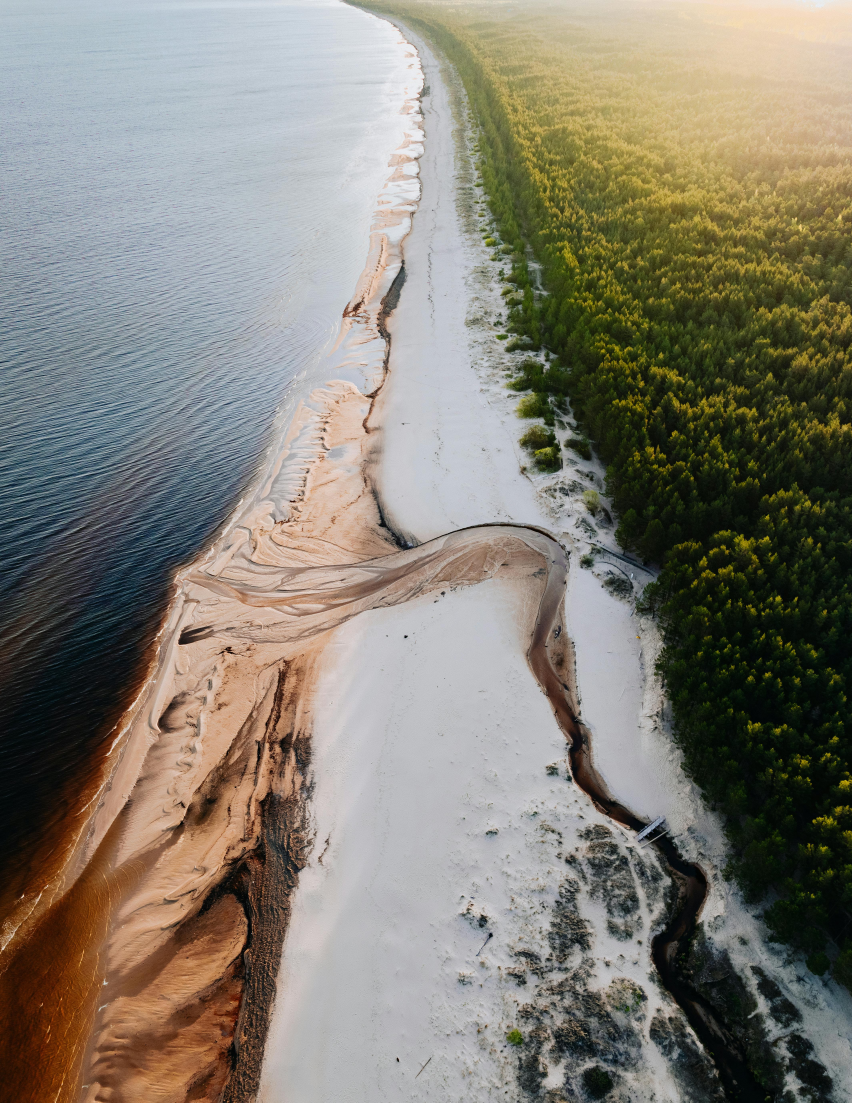
#> input picture ComputerVision/images/beach.jpg, 4260 x 5513 px (shown at 1/5 size)
$ python equalization_5.py
#> lines starting #> are read from the running program, lines starting #| are printed output that depends on the picture
import cv2 as cv
import numpy as np
import matplotlib.pyplot as plt

beach_image = cv.imread('images/beach.jpg', cv.IMREAD_GRAYSCALE)
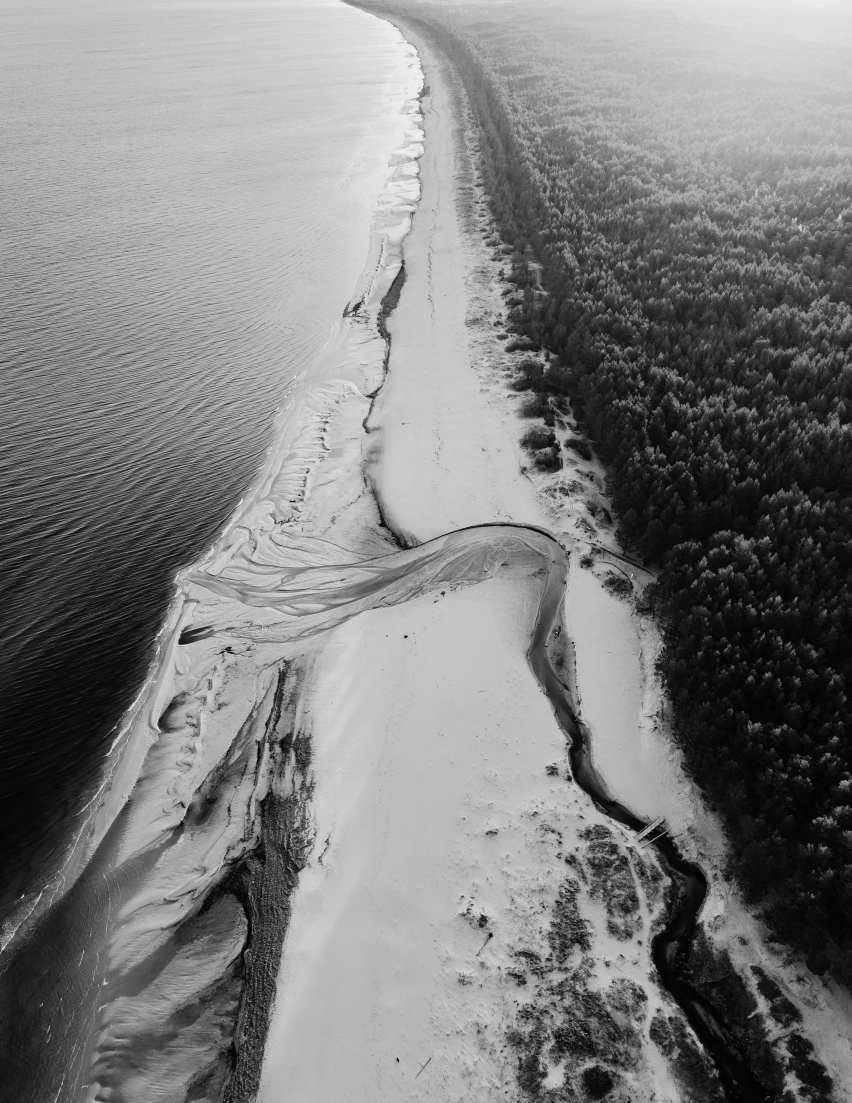
#> beach_image: shape (5513, 4260) (shown at 1/5 size); min 0, max 255, mean 126.8

beach_image_resized = cv.resize(beach_image,(int(beach_image.shape[0] * 0.1), int(beach_image.shape[1] * 0.1)), interpolation=cv.INTER_AREA)
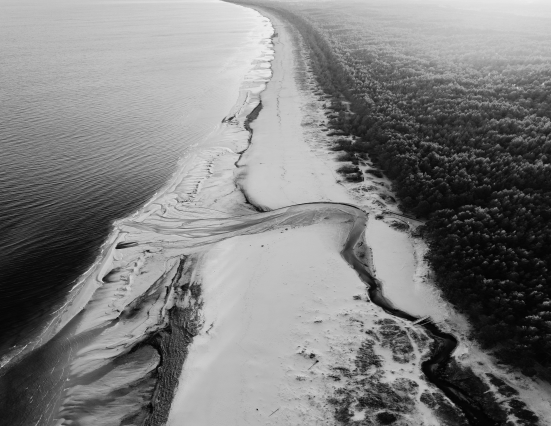
#> beach_image_resized: shape (426, 551); min 2, max 236, mean 126.8

def manual_histogram_equilization(image):
  hist, _ = np.histogram(image.flatten(), 256, [0, 256])
#> hist = 256 values, max 3682 at index 188, min 0 at index 0, mean 916.9
  cdf = hist.cumsum() # cumulutive Distribution function
#> cdf = 256 values from 0 to 234726
  cdf_normalized = (cdf - cdf.min()) * 255 / (cdf.max() - cdf.min())
#> cdf_normalized = 256 values from 0 to 255
  cdf_normalized = cdf_normalized.astype('uint8')
  equalized_image = cdf_normalized[image]
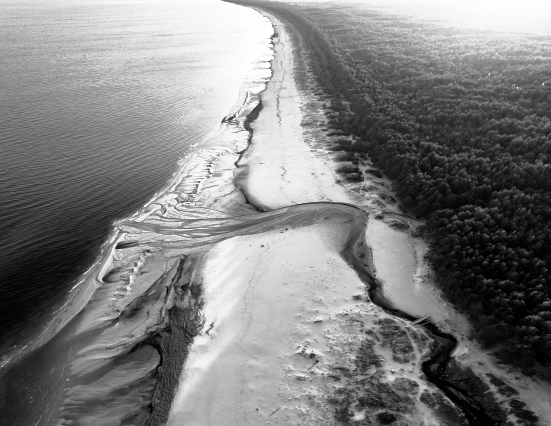
#> equalized_image: shape (426, 551); min 0, max 255, mean 127.8
  return equalized_image

equalized_image_manual = manual_histogram_equilization(beach_image_resized)
equalized_image_inbuilt = cv.equalizeHist(beach_image_resized)

plt.figure(figsize=(12, 4))

plt.subplot(1,3,1)
plt.imshow(beach_image_resized, cmap='gray')
plt.title('Original Image')
plt.axis('off')
plt.subplot(1,3,2)
plt.imshow(equalized_image_manual, cmap='gray')
plt.title('Manual Equalized Image')
plt.axis('off')
plt.subplot(1,3,3)
plt.imshow(equalized_image_inbuilt, cmap='gray')
plt.title('Inbuilt Equalized Image')
plt.axis('off')

plt.tight_layout()
plt.show()
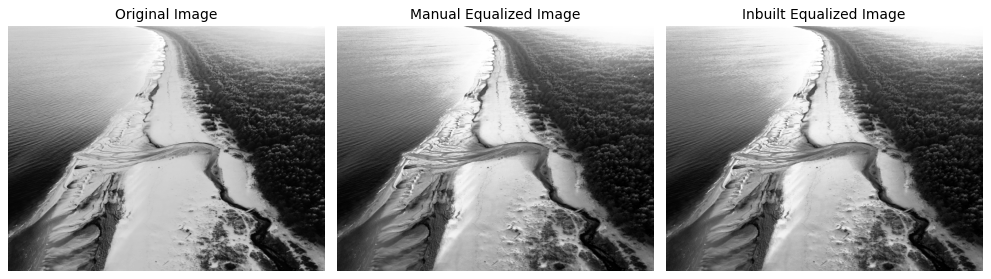
#> figure drawn by matplotlib, 3 panels

$ run again, with ComputerVision/images/road.jpg copied over ComputerVision/images/beach.jpg
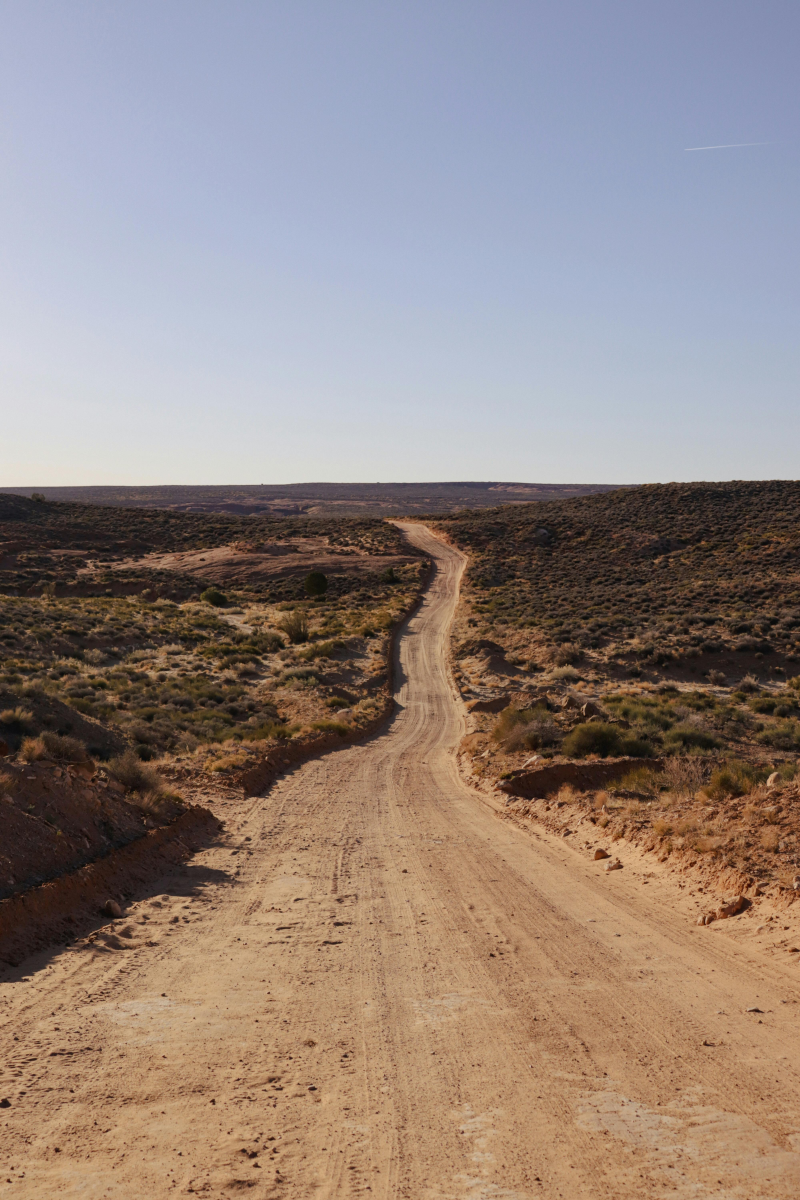
#> input picture ComputerVision/images/road.jpg, 4000 x 6000 px (shown at 1/5 size)
#> `beach_image_resized = cv.resize(beach_image,(int(beach_image.shape[0] ..`:
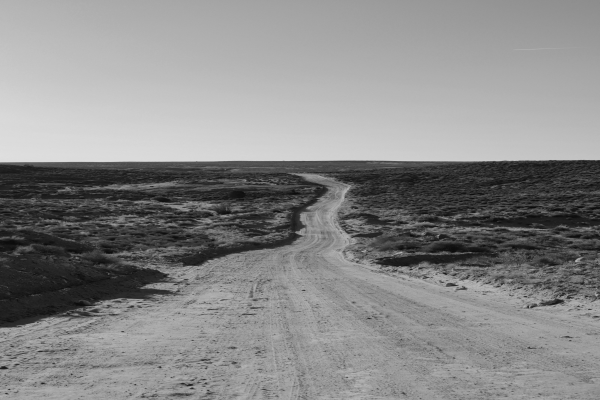
#> beach_image_resized: shape (400, 600); min 11, max 223, mean 136.7
#> hist = 256 values, max 3357 at index 155, min 0 at index 0, mean 937.5
#> cdf = 256 values from 0 to 240000
#> cdf_normalized = 256 values from 0 to 255
#> `plt.show()`:
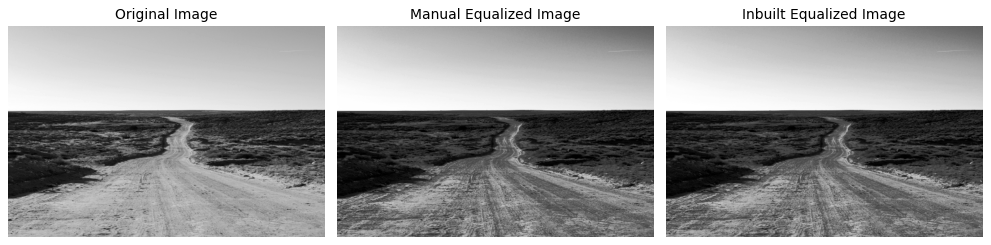
#> figure drawn by matplotlib, 3 panels
